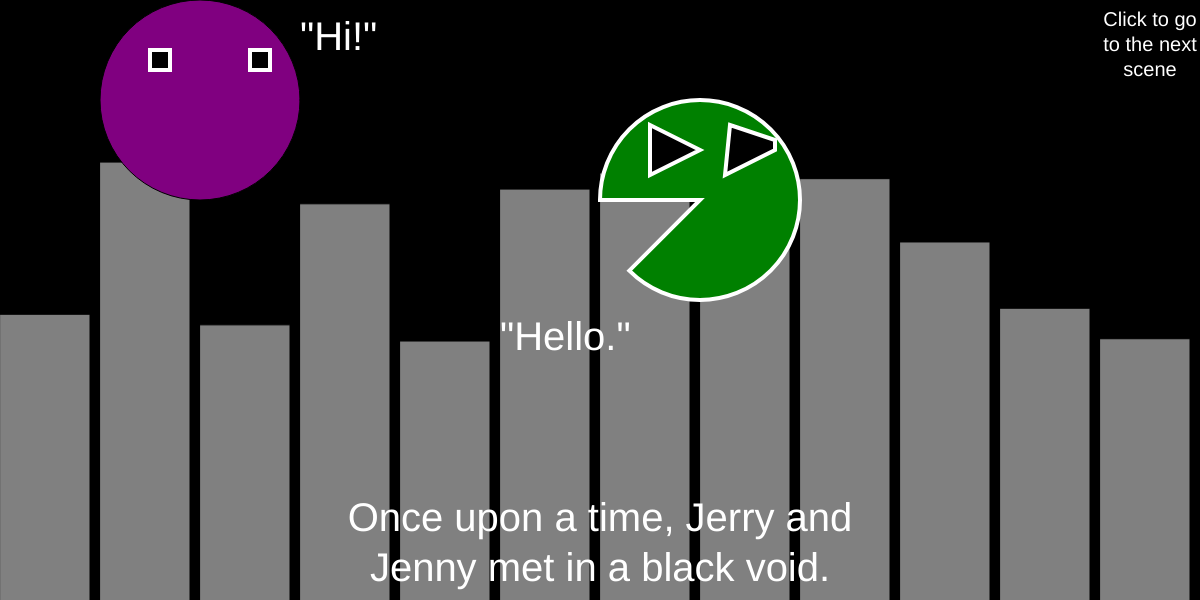
Frame 1 (no input)
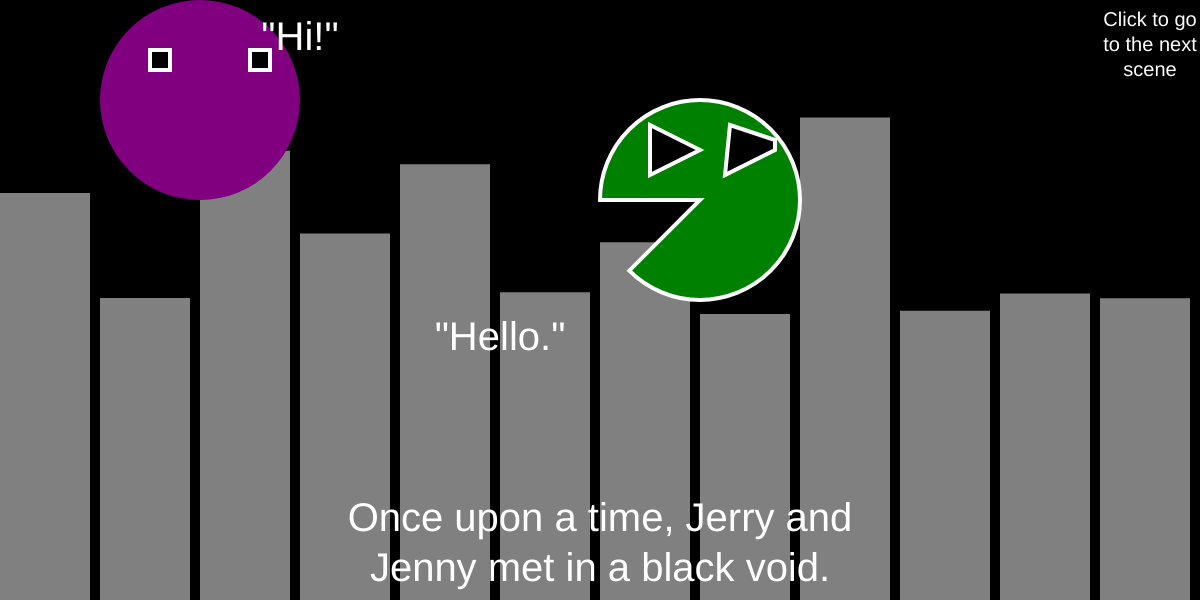
Frame 60 (no input)
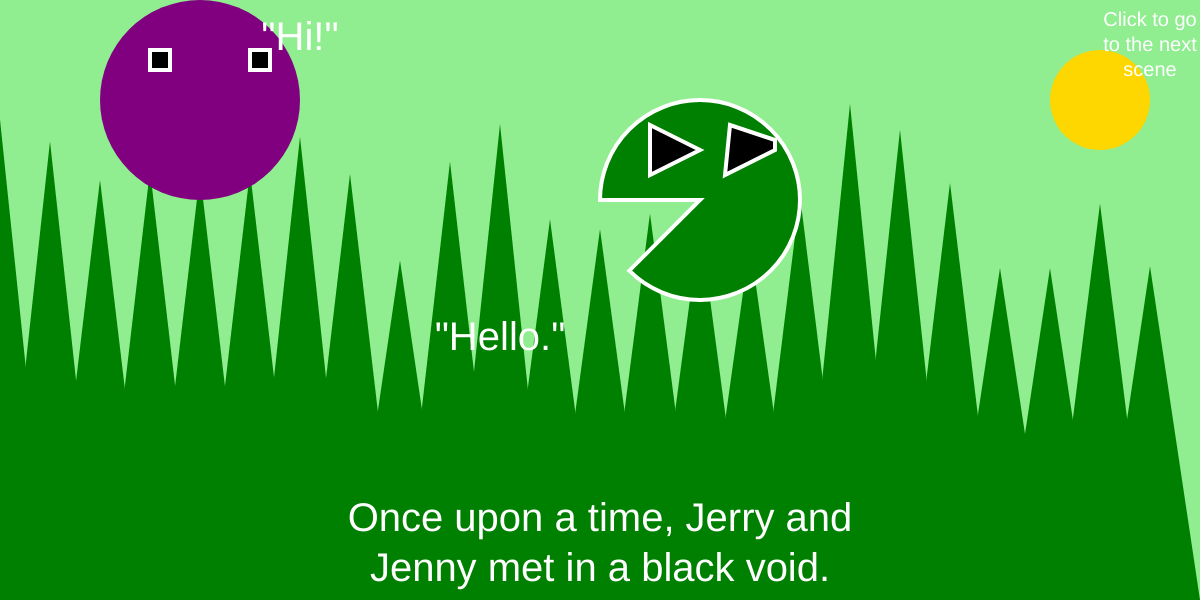
Frame 120 (the mouse pressed at the canvas centre since frame 60)

The p5.js sketch that drew these frames (run headless with seeded random() and noise() and a simulated clock; from frame 60 on, the mouse is pressed at the canvas centre):

// p5.js sketch
// ── sketch.js
/*
	setting sketch
	9.11.2019
*/

// character variables -- jenny
var x = 200;
var y = 100;
var faceSize = 200;
var eyeSize = 20;
var eyeOffset = 50;
var c = 'purple'; // color
var greeting = '"Hi!"';

// second character -- jerry
var jerryX = 700;
var jerryY = 200;
var jerrySize = 200;
var jerryColor = 'green';
var jerryGreeting = '"Hello."';

var story1 = "Once upon a time, Jerry and Jenny met in a black void.";

/*
	three scenes: city, forest, ocean
*/
var scene = "city";

function setup() {
	createCanvas(windowWidth, 600);
	//	scene = random(["city", "forest", "ocean"]);}
}

function mousePressed() {
	if (scene == "city") {
		scene = "forest";
	} else if (scene == "forest") {
		scene = "ocean";
	} else if (scene == "ocean") {
		scene = "city";
	}

}

function draw() {
	// set the setting
	if (scene == "city") {
		background('black');

		/* city scene */
		fill('gray');
		for (let x = 0; x < width; x += 100) {
			rect(x, 100 + random(300), 90, height - 100);
		}

	} else if (scene == "forest") {
		background("lightgreen");

		/* forest scene */
		fill('green');
		noStroke();

		for (let x = 0; x < width; x += 50) {
			triangle(
				x, 100 + random(200),
				x + 50, 600,
				x - 50, 600
			);
		}
		fill('gold');
		circle(width - 100, 100, 100);

	} else if (scene == "ocean") {
		background("lightblue");

		/* ocean scene */
		stroke('blue');
		for (let x = 0; x < width; x += 100) {
			let y = random(height);
			noFill();
			beginShape();
			curveVertex(x - 100, y + 100);
			curveVertex(x, y);
			curveVertex(x + 100, y);
			curveVertex(x + 100, y + 50);
			curveVertex(x, y);
			curveVertex(x - 100, y);
			endShape();

			ellipse(x + 100, y, 20);
			fill('blue');
			ellipse(x + 100, y, 10);
		}
	}



	// jenny character
	fill(c);
	ellipse(x, y, faceSize); // face
	fill('black');
	stroke('white');
	strokeWeight(4);
	rect(x - eyeOffset, y - eyeOffset, eyeSize, eyeSize); // left eye
	rect(x + eyeOffset, y - eyeOffset, eyeSize, eyeSize); // right eye

	textSize(40);
	fill('white');
	noStroke();
	text(greeting, x + 100, y - 50);

	// jerry character
	fill(jerryColor);
	stroke('white');
	// face
	arc(jerryX, jerryY, jerrySize, jerrySize, PI, HALF_PI + QUARTER_PI, PIE);
	// left eye
	fill('black');
	triangle(
		jerryX - 50, jerryY - 75,
		jerryX, jerryY - 50,
		jerryX - 50, jerryY - 25
	);

	// right eye
	quad(
		jerryX + 30, jerryY - 75,
		jerryX + 25, jerryY - 25,
		jerryX + 75, jerryY - 50,
		jerryX + 75, jerryY - 60,
	);

	fill('white');
	noStroke();
	text(jerryGreeting, jerryX - 200, jerryY + 150);


	textAlign(CENTER);
	text(story1, width / 4, height - 100, width / 2, 200);


	/* instructions */
	textSize(20);
	text("Click to go to the next scene", width - 100, 10, 100, 100);
}
